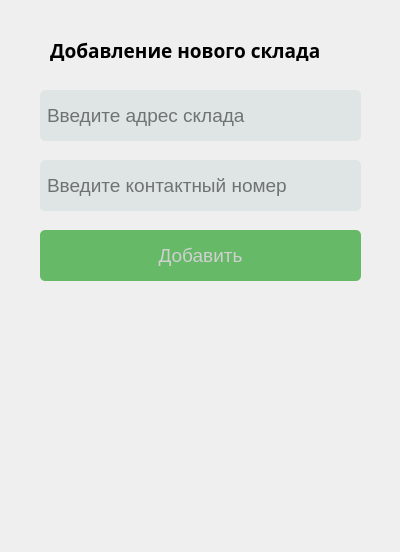
<?xml version="1.0" encoding="UTF-8"?>
<ui version="4.0">
 <class>StoreWindow</class>
 <widget class="QDialog" name="StoreWindow">
  <property name="geometry">
   <rect>
    <x>0</x>
    <y>0</y>
    <width>400</width>
    <height>552</height>
   </rect>
  </property>
  <property name="windowTitle">
   <string>Dialog</string>
  </property>
  <widget class="QLabel" name="label">
   <property name="geometry">
    <rect>
     <x>50</x>
     <y>40</y>
     <width>301</width>
     <height>21</height>
    </rect>
   </property>
   <property name="font">
    <font>
     <family>Arial Black</family>
     <pointsize>14</pointsize>
     <bold>true</bold>
    </font>
   </property>
   <property name="text">
    <string>Добавление нового склада</string>
   </property>
  </widget>
  <widget class="QLineEdit" name="phone">
   <property name="geometry">
    <rect>
     <x>40</x>
     <y>160</y>
     <width>321</width>
     <height>51</height>
    </rect>
   </property>
   <property name="palette">
    <palette>
     <active>
      <colorrole role="Button">
       <brush brushstyle="SolidPattern">
        <color alpha="255">
         <red>223</red>
         <green>229</green>
         <blue>229</blue>
        </color>
       </brush>
      </colorrole>
      <colorrole role="Text">
       <brush brushstyle="SolidPattern">
        <color alpha="255">
         <red>0</red>
         <green>0</green>
         <blue>0</blue>
        </color>
       </brush>
      </colorrole>
      <colorrole role="Base">
       <brush brushstyle="SolidPattern">
        <color alpha="255">
         <red>223</red>
         <green>229</green>
         <blue>229</blue>
        </color>
       </brush>
      </colorrole>
      <colorrole role="Window">
       <brush brushstyle="SolidPattern">
        <color alpha="255">
         <red>223</red>
         <green>229</green>
         <blue>229</blue>
        </color>
       </brush>
      </colorrole>
     </active>
     <inactive>
      <colorrole role="Button">
       <brush brushstyle="SolidPattern">
        <color alpha="255">
         <red>223</red>
         <green>229</green>
         <blue>229</blue>
        </color>
       </brush>
      </colorrole>
      <colorrole role="Text">
       <brush brushstyle="SolidPattern">
        <color alpha="255">
         <red>208</red>
         <green>208</green>
         <blue>208</blue>
        </color>
       </brush>
      </colorrole>
      <colorrole role="Base">
       <brush brushstyle="SolidPattern">
        <color alpha="255">
         <red>223</red>
         <green>229</green>
         <blue>229</blue>
        </color>
       </brush>
      </colorrole>
      <colorrole role="Window">
       <brush brushstyle="SolidPattern">
        <color alpha="255">
         <red>223</red>
         <green>229</green>
         <blue>229</blue>
        </color>
       </brush>
      </colorrole>
     </inactive>
     <disabled>
      <colorrole role="Button">
       <brush brushstyle="SolidPattern">
        <color alpha="255">
         <red>223</red>
         <green>229</green>
         <blue>229</blue>
        </color>
       </brush>
      </colorrole>
      <colorrole role="Text">
       <brush brushstyle="SolidPattern">
        <color alpha="96">
         <red>164</red>
         <green>166</green>
         <blue>168</blue>
        </color>
       </brush>
      </colorrole>
      <colorrole role="Base">
       <brush brushstyle="SolidPattern">
        <color alpha="255">
         <red>223</red>
         <green>229</green>
         <blue>229</blue>
        </color>
       </brush>
      </colorrole>
      <colorrole role="Window">
       <brush brushstyle="SolidPattern">
        <color alpha="255">
         <red>223</red>
         <green>229</green>
         <blue>229</blue>
        </color>
       </brush>
      </colorrole>
     </disabled>
    </palette>
   </property>
   <property name="font">
    <font>
     <pointsize>14</pointsize>
     <stylestrategy>PreferDefault</stylestrategy>
    </font>
   </property>
   <property name="styleSheet">
    <string notr="true">QLineEdit {
	padding: 5px;
	border-style: None;
	border-radius: 5px;
	background-color: #dfe5e5
}
QLineEdit:active{
	box-shadow: 1px
}</string>
   </property>
   <property name="placeholderText">
    <string>Введите контактный номер</string>
   </property>
  </widget>
  <widget class="QPushButton" name="changeButton">
   <property name="geometry">
    <rect>
     <x>40</x>
     <y>230</y>
     <width>321</width>
     <height>51</height>
    </rect>
   </property>
   <property name="palette">
    <palette>
     <active>
      <colorrole role="WindowText">
       <brush brushstyle="SolidPattern">
        <color alpha="255">
         <red>0</red>
         <green>0</green>
         <blue>0</blue>
        </color>
       </brush>
      </colorrole>
      <colorrole role="Button">
       <brush brushstyle="SolidPattern">
        <color alpha="255">
         <red>101</red>
         <green>185</green>
         <blue>103</blue>
        </color>
       </brush>
      </colorrole>
      <colorrole role="Light">
       <brush brushstyle="SolidPattern">
        <color alpha="255">
         <red>255</red>
         <green>255</green>
         <blue>255</blue>
        </color>
       </brush>
      </colorrole>
      <colorrole role="Midlight">
       <brush brushstyle="SolidPattern">
        <color alpha="255">
         <red>227</red>
         <green>227</green>
         <blue>227</blue>
        </color>
       </brush>
      </colorrole>
      <colorrole role="Dark">
       <brush brushstyle="SolidPattern">
        <color alpha="255">
         <red>160</red>
         <green>160</green>
         <blue>160</blue>
        </color>
       </brush>
      </colorrole>
      <colorrole role="Mid">
       <brush brushstyle="SolidPattern">
        <color alpha="255">
         <red>160</red>
         <green>160</green>
         <blue>160</blue>
        </color>
       </brush>
      </colorrole>
      <colorrole role="Text">
       <brush brushstyle="SolidPattern">
        <color alpha="255">
         <red>0</red>
         <green>0</green>
         <blue>0</blue>
        </color>
       </brush>
      </colorrole>
      <colorrole role="BrightText">
       <brush brushstyle="SolidPattern">
        <color alpha="255">
         <red>255</red>
         <green>255</green>
         <blue>255</blue>
        </color>
       </brush>
      </colorrole>
      <colorrole role="ButtonText">
       <brush brushstyle="SolidPattern">
        <color alpha="255">
         <red>255</red>
         <green>255</green>
         <blue>255</blue>
        </color>
       </brush>
      </colorrole>
      <colorrole role="Base">
       <brush brushstyle="SolidPattern">
        <color alpha="255">
         <red>101</red>
         <green>185</green>
         <blue>103</blue>
        </color>
       </brush>
      </colorrole>
      <colorrole role="Window">
       <brush brushstyle="SolidPattern">
        <color alpha="255">
         <red>101</red>
         <green>185</green>
         <blue>103</blue>
        </color>
       </brush>
      </colorrole>
      <colorrole role="Shadow">
       <brush brushstyle="SolidPattern">
        <color alpha="255">
         <red>105</red>
         <green>105</green>
         <blue>105</blue>
        </color>
       </brush>
      </colorrole>
      <colorrole role="Highlight">
       <brush brushstyle="SolidPattern">
        <color alpha="255">
         <red>0</red>
         <green>120</green>
         <blue>215</blue>
        </color>
       </brush>
      </colorrole>
      <colorrole role="HighlightedText">
       <brush brushstyle="SolidPattern">
        <color alpha="255">
         <red>255</red>
         <green>255</green>
         <blue>255</blue>
        </color>
       </brush>
      </colorrole>
      <colorrole role="Link">
       <brush brushstyle="SolidPattern">
        <color alpha="255">
         <red>0</red>
         <green>0</green>
         <blue>255</blue>
        </color>
       </brush>
      </colorrole>
      <colorrole role="LinkVisited">
       <brush brushstyle="SolidPattern">
        <color alpha="255">
         <red>255</red>
         <green>0</green>
         <blue>255</blue>
        </color>
       </brush>
      </colorrole>
      <colorrole role="AlternateBase">
       <brush brushstyle="SolidPattern">
        <color alpha="255">
         <red>245</red>
         <green>245</green>
         <blue>245</blue>
        </color>
       </brush>
      </colorrole>
      <colorrole role="NoRole">
       <brush brushstyle="SolidPattern">
        <color alpha="255">
         <red>0</red>
         <green>0</green>
         <blue>0</blue>
        </color>
       </brush>
      </colorrole>
      <colorrole role="ToolTipBase">
       <brush brushstyle="SolidPattern">
        <color alpha="255">
         <red>255</red>
         <green>255</green>
         <blue>220</blue>
        </color>
       </brush>
      </colorrole>
      <colorrole role="ToolTipText">
       <brush brushstyle="SolidPattern">
        <color alpha="255">
         <red>0</red>
         <green>0</green>
         <blue>0</blue>
        </color>
       </brush>
      </colorrole>
      <colorrole role="PlaceholderText">
       <brush brushstyle="SolidPattern">
        <color alpha="128">
         <red>0</red>
         <green>0</green>
         <blue>0</blue>
        </color>
       </brush>
      </colorrole>
     </active>
     <inactive>
      <colorrole role="WindowText">
       <brush brushstyle="SolidPattern">
        <color alpha="255">
         <red>208</red>
         <green>208</green>
         <blue>208</blue>
        </color>
       </brush>
      </colorrole>
      <colorrole role="Button">
       <brush brushstyle="SolidPattern">
        <color alpha="255">
         <red>101</red>
         <green>185</green>
         <blue>103</blue>
        </color>
       </brush>
      </colorrole>
      <colorrole role="Light">
       <brush brushstyle="SolidPattern">
        <color alpha="255">
         <red>255</red>
         <green>255</green>
         <blue>255</blue>
        </color>
       </brush>
      </colorrole>
      <colorrole role="Midlight">
       <brush brushstyle="SolidPattern">
        <color alpha="255">
         <red>227</red>
         <green>227</green>
         <blue>227</blue>
        </color>
       </brush>
      </colorrole>
      <colorrole role="Dark">
       <brush brushstyle="SolidPattern">
        <color alpha="255">
         <red>64</red>
         <green>65</green>
         <blue>66</blue>
        </color>
       </brush>
      </colorrole>
      <colorrole role="Mid">
       <brush brushstyle="SolidPattern">
        <color alpha="255">
         <red>160</red>
         <green>160</green>
         <blue>160</blue>
        </color>
       </brush>
      </colorrole>
      <colorrole role="Text">
       <brush brushstyle="SolidPattern">
        <color alpha="255">
         <red>208</red>
         <green>208</green>
         <blue>208</blue>
        </color>
       </brush>
      </colorrole>
      <colorrole role="BrightText">
       <brush brushstyle="SolidPattern">
        <color alpha="255">
         <red>255</red>
         <green>51</green>
         <blue>51</blue>
        </color>
       </brush>
      </colorrole>
      <colorrole role="ButtonText">
       <brush brushstyle="SolidPattern">
        <color alpha="255">
         <red>208</red>
         <green>208</green>
         <blue>208</blue>
        </color>
       </brush>
      </colorrole>
      <colorrole role="Base">
       <brush brushstyle="SolidPattern">
        <color alpha="255">
         <red>101</red>
         <green>185</green>
         <blue>103</blue>
        </color>
       </brush>
      </colorrole>
      <colorrole role="Window">
       <brush brushstyle="SolidPattern">
        <color alpha="255">
         <red>101</red>
         <green>185</green>
         <blue>103</blue>
        </color>
       </brush>
      </colorrole>
      <colorrole role="Shadow">
       <brush brushstyle="SolidPattern">
        <color alpha="255">
         <red>105</red>
         <green>105</green>
         <blue>105</blue>
        </color>
       </brush>
      </colorrole>
      <colorrole role="Highlight">
       <brush brushstyle="SolidPattern">
        <color alpha="255">
         <red>29</red>
         <green>84</green>
         <blue>92</blue>
        </color>
       </brush>
      </colorrole>
      <colorrole role="HighlightedText">
       <brush brushstyle="SolidPattern">
        <color alpha="255">
         <red>240</red>
         <green>240</green>
         <blue>240</blue>
        </color>
       </brush>
      </colorrole>
      <colorrole role="Link">
       <brush brushstyle="SolidPattern">
        <color alpha="255">
         <red>0</red>
         <green>122</green>
         <blue>244</blue>
        </color>
       </brush>
      </colorrole>
      <colorrole role="LinkVisited">
       <brush brushstyle="SolidPattern">
        <color alpha="255">
         <red>165</red>
         <green>122</green>
         <blue>255</blue>
        </color>
       </brush>
      </colorrole>
      <colorrole role="AlternateBase">
       <brush brushstyle="SolidPattern">
        <color alpha="255">
         <red>53</red>
         <green>54</green>
         <blue>55</blue>
        </color>
       </brush>
      </colorrole>
      <colorrole role="NoRole">
       <brush brushstyle="NoBrush">
        <color alpha="255">
         <red>0</red>
         <green>0</green>
         <blue>0</blue>
        </color>
       </brush>
      </colorrole>
      <colorrole role="ToolTipBase">
       <brush brushstyle="SolidPattern">
        <color alpha="255">
         <red>64</red>
         <green>65</green>
         <blue>66</blue>
        </color>
       </brush>
      </colorrole>
      <colorrole role="ToolTipText">
       <brush brushstyle="SolidPattern">
        <color alpha="255">
         <red>208</red>
         <green>208</green>
         <blue>208</blue>
        </color>
       </brush>
      </colorrole>
      <colorrole role="PlaceholderText">
       <brush brushstyle="SolidPattern">
        <color alpha="255">
         <red>127</red>
         <green>127</green>
         <blue>128</blue>
        </color>
       </brush>
      </colorrole>
     </inactive>
     <disabled>
      <colorrole role="WindowText">
       <brush brushstyle="SolidPattern">
        <color alpha="255">
         <red>120</red>
         <green>120</green>
         <blue>120</blue>
        </color>
       </brush>
      </colorrole>
      <colorrole role="Button">
       <brush brushstyle="SolidPattern">
        <color alpha="255">
         <red>101</red>
         <green>185</green>
         <blue>103</blue>
        </color>
       </brush>
      </colorrole>
      <colorrole role="Light">
       <brush brushstyle="SolidPattern">
        <color alpha="255">
         <red>255</red>
         <green>255</green>
         <blue>255</blue>
        </color>
       </brush>
      </colorrole>
      <colorrole role="Midlight">
       <brush brushstyle="SolidPattern">
        <color alpha="255">
         <red>247</red>
         <green>247</green>
         <blue>247</blue>
        </color>
       </brush>
      </colorrole>
      <colorrole role="Dark">
       <brush brushstyle="SolidPattern">
        <color alpha="255">
         <red>160</red>
         <green>160</green>
         <blue>160</blue>
        </color>
       </brush>
      </colorrole>
      <colorrole role="Mid">
       <brush brushstyle="SolidPattern">
        <color alpha="255">
         <red>160</red>
         <green>160</green>
         <blue>160</blue>
        </color>
       </brush>
      </colorrole>
      <colorrole role="Text">
       <brush brushstyle="SolidPattern">
        <color alpha="96">
         <red>164</red>
         <green>166</green>
         <blue>168</blue>
        </color>
       </brush>
      </colorrole>
      <colorrole role="BrightText">
       <brush brushstyle="SolidPattern">
        <color alpha="255">
         <red>255</red>
         <green>255</green>
         <blue>255</blue>
        </color>
       </brush>
      </colorrole>
      <colorrole role="ButtonText">
       <brush brushstyle="SolidPattern">
        <color alpha="255">
         <red>120</red>
         <green>120</green>
         <blue>120</blue>
        </color>
       </brush>
      </colorrole>
      <colorrole role="Base">
       <brush brushstyle="SolidPattern">
        <color alpha="255">
         <red>101</red>
         <green>185</green>
         <blue>103</blue>
        </color>
       </brush>
      </colorrole>
      <colorrole role="Window">
       <brush brushstyle="SolidPattern">
        <color alpha="255">
         <red>101</red>
         <green>185</green>
         <blue>103</blue>
        </color>
       </brush>
      </colorrole>
      <colorrole role="Shadow">
       <brush brushstyle="SolidPattern">
        <color alpha="255">
         <red>0</red>
         <green>0</green>
         <blue>0</blue>
        </color>
       </brush>
      </colorrole>
      <colorrole role="Highlight">
       <brush brushstyle="SolidPattern">
        <color alpha="255">
         <red>29</red>
         <green>84</green>
         <blue>92</blue>
        </color>
       </brush>
      </colorrole>
      <colorrole role="HighlightedText">
       <brush brushstyle="SolidPattern">
        <color alpha="255">
         <red>240</red>
         <green>240</green>
         <blue>240</blue>
        </color>
       </brush>
      </colorrole>
      <colorrole role="Link">
       <brush brushstyle="SolidPattern">
        <color alpha="255">
         <red>0</red>
         <green>122</green>
         <blue>244</blue>
        </color>
       </brush>
      </colorrole>
      <colorrole role="LinkVisited">
       <brush brushstyle="SolidPattern">
        <color alpha="255">
         <red>165</red>
         <green>122</green>
         <blue>255</blue>
        </color>
       </brush>
      </colorrole>
      <colorrole role="AlternateBase">
       <brush brushstyle="SolidPattern">
        <color alpha="255">
         <red>53</red>
         <green>54</green>
         <blue>55</blue>
        </color>
       </brush>
      </colorrole>
      <colorrole role="NoRole">
       <brush brushstyle="NoBrush">
        <color alpha="255">
         <red>0</red>
         <green>0</green>
         <blue>0</blue>
        </color>
       </brush>
      </colorrole>
      <colorrole role="ToolTipBase">
       <brush brushstyle="SolidPattern">
        <color alpha="255">
         <red>64</red>
         <green>65</green>
         <blue>66</blue>
        </color>
       </brush>
      </colorrole>
      <colorrole role="ToolTipText">
       <brush brushstyle="SolidPattern">
        <color alpha="255">
         <red>208</red>
         <green>208</green>
         <blue>208</blue>
        </color>
       </brush>
      </colorrole>
      <colorrole role="PlaceholderText">
       <brush brushstyle="SolidPattern">
        <color alpha="255">
         <red>127</red>
         <green>127</green>
         <blue>128</blue>
        </color>
       </brush>
      </colorrole>
     </disabled>
    </palette>
   </property>
   <property name="font">
    <font>
     <pointsize>14</pointsize>
     <bold>false</bold>
    </font>
   </property>
   <property name="styleSheet">
    <string notr="true">QPushButton{
	background-color: rgb(101, 185, 103);
	border-style: None;
	border-radius: 5px;
}</string>
   </property>
   <property name="text">
    <string>Добавить</string>
   </property>
   <property name="autoDefault">
    <bool>false</bool>
   </property>
   <property name="default">
    <bool>true</bool>
   </property>
   <property name="flat">
    <bool>false</bool>
   </property>
  </widget>
  <widget class="QLineEdit" name="address">
   <property name="geometry">
    <rect>
     <x>40</x>
     <y>90</y>
     <width>321</width>
     <height>51</height>
    </rect>
   </property>
   <property name="palette">
    <palette>
     <active>
      <colorrole role="Button">
       <brush brushstyle="SolidPattern">
        <color alpha="255">
         <red>223</red>
         <green>229</green>
         <blue>229</blue>
        </color>
       </brush>
      </colorrole>
      <colorrole role="Text">
       <brush brushstyle="SolidPattern">
        <color alpha="255">
         <red>0</red>
         <green>0</green>
         <blue>0</blue>
        </color>
       </brush>
      </colorrole>
      <colorrole role="Base">
       <brush brushstyle="SolidPattern">
        <color alpha="255">
         <red>223</red>
         <green>229</green>
         <blue>229</blue>
        </color>
       </brush>
      </colorrole>
      <colorrole role="Window">
       <brush brushstyle="SolidPattern">
        <color alpha="255">
         <red>223</red>
         <green>229</green>
         <blue>229</blue>
        </color>
       </brush>
      </colorrole>
     </active>
     <inactive>
      <colorrole role="Button">
       <brush brushstyle="SolidPattern">
        <color alpha="255">
         <red>223</red>
         <green>229</green>
         <blue>229</blue>
        </color>
       </brush>
      </colorrole>
      <colorrole role="Text">
       <brush brushstyle="SolidPattern">
        <color alpha="255">
         <red>208</red>
         <green>208</green>
         <blue>208</blue>
        </color>
       </brush>
      </colorrole>
      <colorrole role="Base">
       <brush brushstyle="SolidPattern">
        <color alpha="255">
         <red>223</red>
         <green>229</green>
         <blue>229</blue>
        </color>
       </brush>
      </colorrole>
      <colorrole role="Window">
       <brush brushstyle="SolidPattern">
        <color alpha="255">
         <red>223</red>
         <green>229</green>
         <blue>229</blue>
        </color>
       </brush>
      </colorrole>
     </inactive>
     <disabled>
      <colorrole role="Button">
       <brush brushstyle="SolidPattern">
        <color alpha="255">
         <red>223</red>
         <green>229</green>
         <blue>229</blue>
        </color>
       </brush>
      </colorrole>
      <colorrole role="Text">
       <brush brushstyle="SolidPattern">
        <color alpha="96">
         <red>164</red>
         <green>166</green>
         <blue>168</blue>
        </color>
       </brush>
      </colorrole>
      <colorrole role="Base">
       <brush brushstyle="SolidPattern">
        <color alpha="255">
         <red>223</red>
         <green>229</green>
         <blue>229</blue>
        </color>
       </brush>
      </colorrole>
      <colorrole role="Window">
       <brush brushstyle="SolidPattern">
        <color alpha="255">
         <red>223</red>
         <green>229</green>
         <blue>229</blue>
        </color>
       </brush>
      </colorrole>
     </disabled>
    </palette>
   </property>
   <property name="font">
    <font>
     <pointsize>14</pointsize>
     <stylestrategy>PreferDefault</stylestrategy>
    </font>
   </property>
   <property name="styleSheet">
    <string notr="true">QLineEdit {
	padding: 5px;
	border-style: None;
	border-radius: 5px;
	background-color: #dfe5e5
}
QLineEdit:active{
	box-shadow: 1px
}</string>
   </property>
   <property name="placeholderText">
    <string>Введите адрес склада</string>
   </property>
  </widget>
 </widget>
 <resources/>
 <connections/>
</ui>
